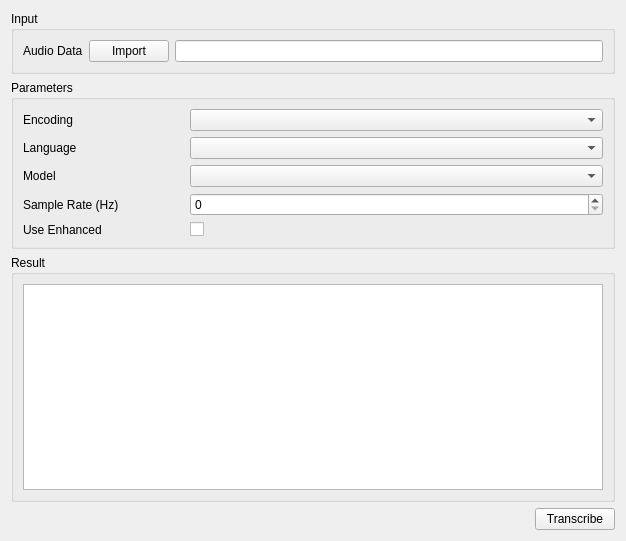
<?xml version="1.0" encoding="UTF-8"?>
<ui version="4.0">
 <class>SpeechToText</class>
 <widget class="QWidget" name="SpeechToText">
  <property name="geometry">
   <rect>
    <x>0</x>
    <y>0</y>
    <width>626</width>
    <height>541</height>
   </rect>
  </property>
  <layout class="QGridLayout" name="gridLayout">
   <item row="4" column="1">
    <widget class="QPushButton" name="btnTranscribe">
     <property name="text">
      <string>Transcribe</string>
     </property>
    </widget>
   </item>
   <item row="4" column="0">
    <spacer name="horizontalSpacer">
     <property name="orientation">
      <enum>Qt::Horizontal</enum>
     </property>
     <property name="sizeHint" stdset="0">
      <size>
       <width>40</width>
       <height>20</height>
      </size>
     </property>
    </spacer>
   </item>
   <item row="1" column="0" colspan="2">
    <widget class="QGroupBox" name="groupBox_2">
     <property name="title">
      <string>Parameters</string>
     </property>
     <layout class="QGridLayout" name="gridLayout_3">
      <item row="1" column="1">
       <widget class="QComboBox" name="language"/>
      </item>
      <item row="0" column="1">
       <widget class="QComboBox" name="encoding"/>
      </item>
      <item row="3" column="0">
       <widget class="QLabel" name="label_2">
        <property name="maximumSize">
         <size>
          <width>16777215</width>
          <height>16777215</height>
         </size>
        </property>
        <property name="text">
         <string>Sample Rate (Hz)</string>
        </property>
       </widget>
      </item>
      <item row="0" column="0">
       <widget class="QLabel" name="label_8">
        <property name="sizePolicy">
         <sizepolicy hsizetype="Maximum" vsizetype="Preferred">
          <horstretch>0</horstretch>
          <verstretch>0</verstretch>
         </sizepolicy>
        </property>
        <property name="minimumSize">
         <size>
          <width>161</width>
          <height>0</height>
         </size>
        </property>
        <property name="text">
         <string>Encoding</string>
        </property>
       </widget>
      </item>
      <item row="3" column="1">
       <widget class="QSpinBox" name="sampleRate"/>
      </item>
      <item row="2" column="1">
       <widget class="QComboBox" name="model"/>
      </item>
      <item row="6" column="1">
       <widget class="QCheckBox" name="enhanced">
        <property name="layoutDirection">
         <enum>Qt::LeftToRight</enum>
        </property>
        <property name="text">
         <string/>
        </property>
       </widget>
      </item>
      <item row="6" column="0">
       <widget class="QLabel" name="label_7">
        <property name="maximumSize">
         <size>
          <width>16777215</width>
          <height>16777215</height>
         </size>
        </property>
        <property name="text">
         <string>Use Enhanced</string>
        </property>
        <property name="wordWrap">
         <bool>false</bool>
        </property>
       </widget>
      </item>
      <item row="2" column="0">
       <widget class="QLabel" name="label_5">
        <property name="maximumSize">
         <size>
          <width>16777215</width>
          <height>16777215</height>
         </size>
        </property>
        <property name="text">
         <string>Model</string>
        </property>
       </widget>
      </item>
      <item row="1" column="0">
       <widget class="QLabel" name="label_4">
        <property name="sizePolicy">
         <sizepolicy hsizetype="Minimum" vsizetype="Preferred">
          <horstretch>0</horstretch>
          <verstretch>0</verstretch>
         </sizepolicy>
        </property>
        <property name="maximumSize">
         <size>
          <width>16777215</width>
          <height>16777215</height>
         </size>
        </property>
        <property name="text">
         <string>Language</string>
        </property>
       </widget>
      </item>
     </layout>
    </widget>
   </item>
   <item row="2" column="0" colspan="2">
    <widget class="QGroupBox" name="groupBox_3">
     <property name="title">
      <string>Result</string>
     </property>
     <layout class="QVBoxLayout" name="verticalLayout">
      <item>
       <widget class="QTextBrowser" name="transcriptionResult">
        <property name="contextMenuPolicy">
         <enum>Qt::PreventContextMenu</enum>
        </property>
        <property name="html">
         <string>&lt;!DOCTYPE HTML PUBLIC &quot;-//W3C//DTD HTML 4.0//EN&quot; &quot;http://www.w3.org/TR/REC-html40/strict.dtd&quot;&gt;
&lt;html&gt;&lt;head&gt;&lt;meta name=&quot;qrichtext&quot; content=&quot;1&quot; /&gt;&lt;style type=&quot;text/css&quot;&gt;
p, li { white-space: pre-wrap; }
&lt;/style&gt;&lt;/head&gt;&lt;body style=&quot; font-family:'Ubuntu'; font-size:11pt; font-weight:400; font-style:normal;&quot;&gt;
&lt;p style=&quot;-qt-paragraph-type:empty; margin-top:0px; margin-bottom:0px; margin-left:0px; margin-right:0px; -qt-block-indent:0; text-indent:0px;&quot;&gt;&lt;br /&gt;&lt;/p&gt;&lt;/body&gt;&lt;/html&gt;</string>
        </property>
       </widget>
      </item>
     </layout>
    </widget>
   </item>
   <item row="0" column="0" colspan="2">
    <widget class="QGroupBox" name="groupBox">
     <property name="title">
      <string>Input</string>
     </property>
     <layout class="QGridLayout" name="gridLayout_2">
      <item row="0" column="2">
       <widget class="QLineEdit" name="audioDataPath"/>
      </item>
      <item row="0" column="1">
       <widget class="QPushButton" name="btnImportAudio">
        <property name="text">
         <string>Import</string>
        </property>
       </widget>
      </item>
      <item row="0" column="0">
       <widget class="QLabel" name="label">
        <property name="sizePolicy">
         <sizepolicy hsizetype="Minimum" vsizetype="Preferred">
          <horstretch>0</horstretch>
          <verstretch>0</verstretch>
         </sizepolicy>
        </property>
        <property name="text">
         <string>Audio Data</string>
        </property>
       </widget>
      </item>
     </layout>
    </widget>
   </item>
  </layout>
 </widget>
 <resources/>
 <connections/>
 <slots>
  <slot>btnStartOdasClicked()</slot>
  <slot>btnStopOdasClicked()</slot>
 </slots>
</ui>
